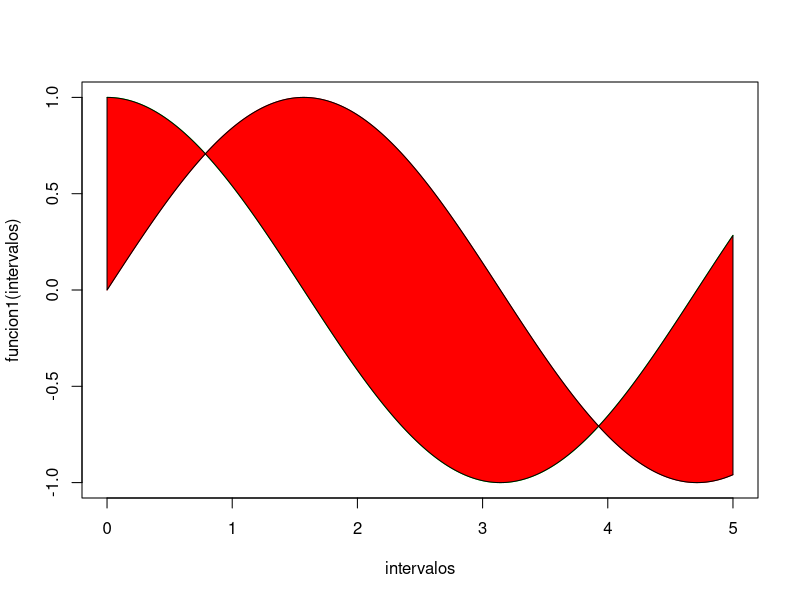

Write the R code that produced this figure.

funcion1<- function(x){
  
  return (sin(x))
  
}
  
  funcion2<- function(x){
    return (cos(x))
  }

calcularDeltaDeX<-function(xmin,xmax,numeroDeParticiones)
{
  return ((xmax-xmin)/numeroDeParticiones)
}


sumatoriasReiman<- function(xmin, xmax,numeroDeParticiones){
  deltaDeX<- calcularDeltaDeX(xmin, xmax, numeroDeParticiones)
  intervalos<- seq(xmin,xmax, by=deltaDeX) 
  sumatoria=0;
  aux=1
  while(aux<length(intervalos)-1)
  {
    if( funcion1(intervalos[aux])>funcion2(intervalos[aux] )&& funcion1(intervalos[aux+1])>funcion2(intervalos[aux+1]))
     {
      print("funcion1 mayor")
      sumatoria=sumatoria+( ( funcion1(intervalos[aux])-funcion2(intervalos[aux])+funcion1(intervalos[aux+1])-funcion2(intervalos[aux+1]) )/2)*deltaDeX                                                        
    }
    else
    {
      if( funcion1(intervalos[aux])<funcion2(intervalos[aux] )&& funcion1(intervalos[aux+1])<funcion2(intervalos[aux+1]))
      {
        print("funcion2 mayor")
        sumatoria=sumatoria+( ( funcion2(intervalos[aux])-funcion1(intervalos[aux])+funcion2(intervalos[aux+1])-funcion1(intervalos[aux+1]) )/2)*deltaDeX
      }
        else
        print("cambio")
      
    }
    
    print (sumatoria)
    aux=aux+1
  

  
  }
  x<- seq(-1*pi,2*pi,0.1)
  plot (intervalos,funcion1(intervalos),type="l",col="red")
  lines (intervalos,funcion2(intervalos),col="green")
  x.shade<-seq(xmin,xmax,0.01)
  polygon(c(x.shade,rev(x.shade)),c(sin(x.shade),cos(rev(x.shade))),col="red")
  return (sumatoria)
}
xmin<-0
xmax<-5
numeroDeParticiones<-999
sumatoriasReiman(xmin, xmax,numeroDeParticiones)
